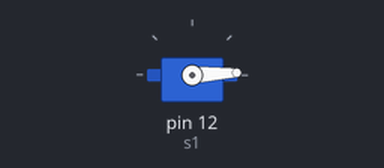
Recording of a sketch running on a simulated Arduino Uno, built with avr-gcc and run on an emulated ATmega328P. On the bench: servo.

Above: at 0.05 s.
At 1.8 s:
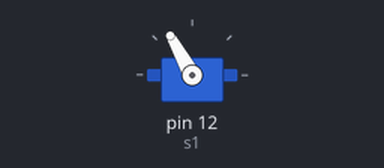
At 3.6 s:
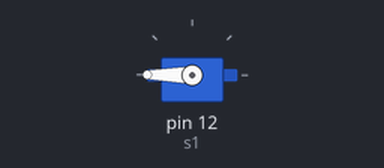
At 7.15 s:
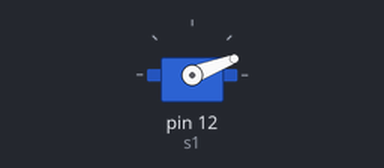
Timing chart, 0 to 9.7 s (numbered marks = the images above):
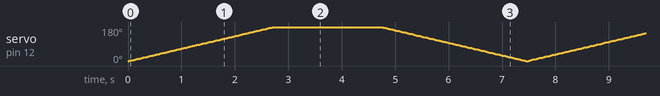

The sketch:

servo1.ino
```cpp
#include <Servo.h>
Servo s1;
void setup(){
  s1.attach(12);
}
void loop(){
  for (int pos=0; pos<=180; pos=pos+1){
    s1.write(pos);
    delay(15);
  }
  delay(2000);
  for (int pos=180; pos>=0; pos=pos-1){
    s1.write(pos);
    delay(15);
  }
}
```
